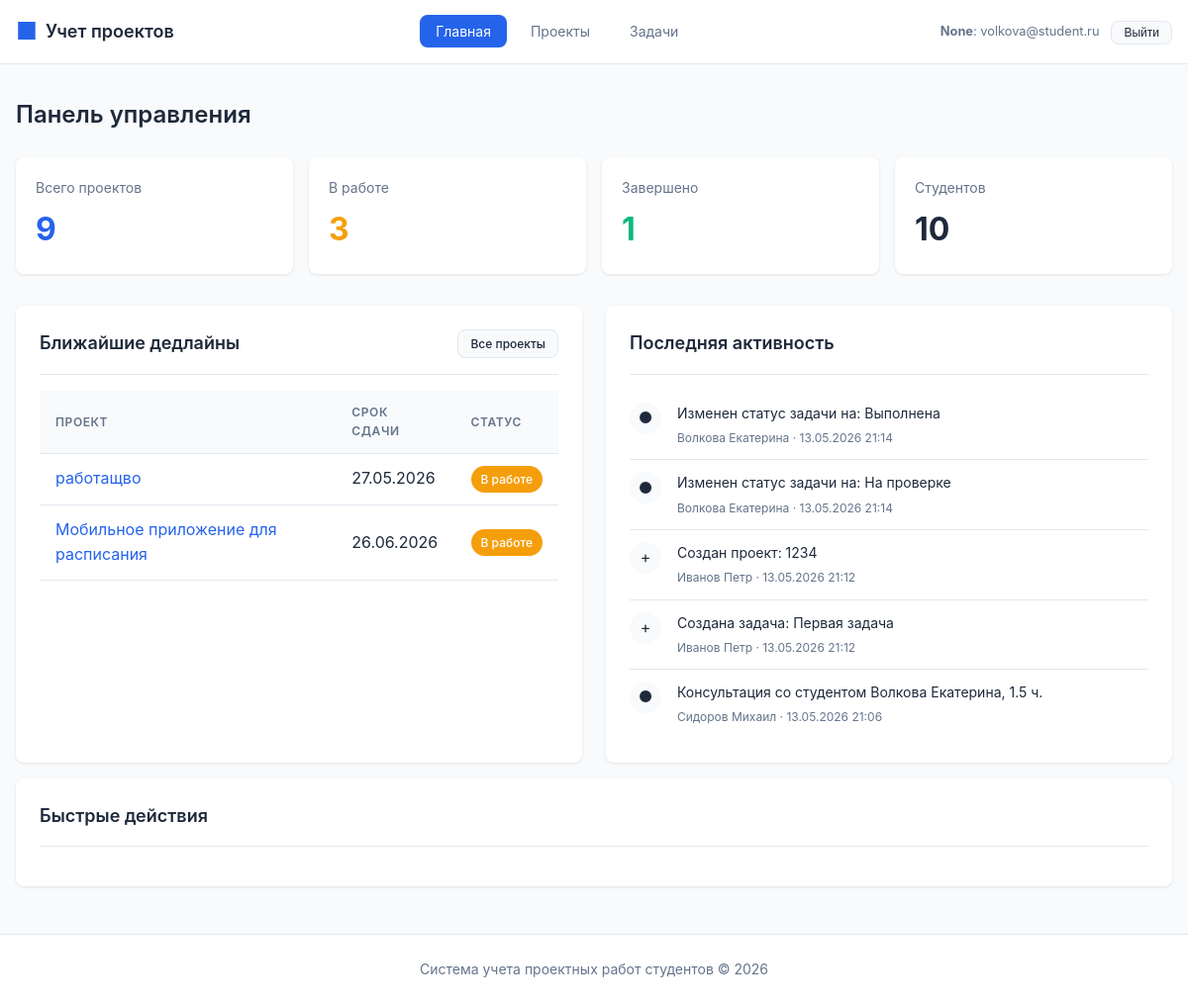
The page / (signed in) on the database its author committed.
### tables this page shows
CREATE TABLE project (
    id INTEGER PRIMARY KEY AUTOINCREMENT,
    title TEXT NOT NULL,
    description TEXT,
    start_date TEXT NOT NULL,
    end_date TEXT NOT NULL,
    status_id INTEGER REFERENCES project_status(id) ON DELETE SET NULL,
    supervisor_id INTEGER REFERENCES teacher(id) ON DELETE SET NULL,
    created_at TEXT DEFAULT CURRENT_TIMESTAMP,
    updated_at TEXT DEFAULT CURRENT_TIMESTAMP,
    CONSTRAINT valid_dates CHECK (end_date >= start_date)
);

CREATE TABLE project_status (
    id INTEGER PRIMARY KEY AUTOINCREMENT,
    name TEXT NOT NULL UNIQUE,
    description TEXT,
    color TEXT DEFAULT '#6B7280'
);

CREATE TABLE activity_feed (
    id INTEGER PRIMARY KEY AUTOINCREMENT,
    action_type TEXT NOT NULL,
    description TEXT NOT NULL,
    project_id INTEGER REFERENCES project(id) ON DELETE CASCADE,
    task_id INTEGER REFERENCES task(id) ON DELETE SET NULL,
    actor_student_id INTEGER REFERENCES student(id) ON DELETE SET NULL,
    actor_teacher_id INTEGER REFERENCES teacher(id) ON DELETE SET NULL,
    created_at TEXT DEFAULT CURRENT_TIMESTAMP
);

### routes/main.py (the view, shortened to what this page needs)
@main_bp.route('/')
def index():
    current_user = g.current_user
    user_role = current_user.get("role") if current_user else None
    is_teacher = user_role == ROLE_TEACHER
    is_student = user_role == ROLE_STUDENT
    teacher_id = current_user.get("id") if is_teacher else None
    student_id = current_user.get("id") if is_student else None
    if is_teacher:
        projects_stats = execute_query(
            """
            SELECT
                COUNT(*) as total,
                SUM(CASE WHEN ps.name = 'В работе' THEN 1 ELSE 0 END) as in_progress,
                SUM(CASE WHEN ps.name = 'Завершен' THEN 1 ELSE 0 END) as completed,
                SUM(CASE WHEN ps.name = 'Планирование' THEN 1 ELSE 0 END) as planning
            FROM project p
            LEFT JOIN project_status ps ON p.status_id = ps.id
            WHERE p.supervisor_id = %s
            """,
            (teacher_id,),
            fetch_one=True,
        )
        tasks_stats = execute_query(
            """
            SELECT
                COUNT(*) as total,
                SUM(CASE WHEN ts.name = 'В работе' THEN 1 ELSE 0 END) as in_progress,
                SUM(CASE WHEN ts.name = 'Выполнена' THEN 1 ELSE 0 END) as completed
            FROM task t
            LEFT JOIN task_status ts ON t.status_id = ts.id
            JOIN project p ON t.project_id = p.id
            WHERE p.supervisor_id = %s
            """,
            (teacher_id,),
            fetch_one=True,
        )
        people_stats = execute_query(
            """
            SELECT
                COUNT(DISTINCT pt.student_id) as students,
                1 as teachers
            FROM project p
            LEFT JOIN project_team pt ON pt.project_id = p.id
            WHERE p.supervisor_id = %s
            """,
            (teacher_id,),
            fetch_one=True,
        )
        activities = execute_query(
            """
            SELECT
                af.action_type,
                af.description,
                af.created_at,
                p.title as project_title,
                COALESCE(
                    s.last_name || ' ' || s.first_name,
                    t.last_name || ' ' || t.first_name
                ) as actor_name
            FROM activity_feed af
            JOIN project p ON af.project_id = p.id
            LEFT JOIN student s ON af.actor_student_id = s.id
            LEFT JOIN teacher t ON af.actor_teacher_id = t.id
            WHERE p.supervisor_id = %s
            ORDER BY af.created_at DESC
            LIMIT 5
            """,
            (teacher_id,),
            fetch_all=True,
        )
        upcoming_deadlines = execute_query(
            """
            SELECT
                p.id,
                p.title,
                p.end_date,
                ps.name as status,
                ps.color as status_color,
                t.last_name || ' ' || t.first_name as supervisor_name
            FROM project p
            LEFT JOIN project_status ps ON p.status_id = ps.id
            LEFT JOIN teacher t ON p.supervisor_id = t.id
            WHERE p.end_date >= CURRENT_DATE AND p.supervisor_id = %s
            ORDER BY p.end_date ASC
            LIMIT 5
            """,
            (teacher_id,),
            fetch_all=True,
        )
    else:
        projects_stats = execute_query("""
            SELECT
                COUNT(*) as total,
                SUM(CASE WHEN ps.name = 'В работе' THEN 1 ELSE 0 END) as in_progress,
                SUM(CASE WHEN ps.name = 'Завершен' THEN 1 ELSE 0 END) as completed,
                SUM(CASE WHEN ps.name = 'Планирование' THEN 1 ELSE 0 END) as planning
            FROM project p
            LEFT JOIN project_status ps ON p.status_id = ps.id
        """, fetch_one=True)
        tasks_stats = execute_query("""
            SELECT
                COUNT(*) as total,
                SUM(CASE WHEN ts.name = 'В работе' THEN 1 ELSE 0 END) as in_progress,
                SUM(CASE WHEN ts.name = 'Выполнена' THEN 1 ELSE 0 END) as completed
            FROM task t
            LEFT JOIN task_status ts ON t.status_id = ts.id
        """, fetch_one=True)
        people_stats = execute_query("""
            SELECT
                (SELECT COUNT(*) FROM student) as students,
                (SELECT COUNT(*) FROM teacher) as teachers
        """, fetch_one=True)
        activities = execute_query("""
            SELECT
                af.action_type,
                af.description,
                af.created_at,
                p.title as project_title,
                COALESCE(
                    s.last_name || ' ' || s.first_name,
                    t.last_name || ' ' || t.first_name
                ) as actor_name
            FROM activity_feed af
            LEFT JOIN project p ON af.project_id = p.id
            LEFT JOIN student s ON af.actor_student_id = s.id
            LEFT JOIN teacher t ON af.actor_teacher_id = t.id
            ORDER BY af.created_at DESC
            LIMIT 5
        """, fetch_all=True)
        upcoming_deadlines = execute_query("""
            SELECT
                p.id,
                p.title,
                p.end_date,
                ps.name as status,
                ps.color as status_color,
                t.last_name || ' ' || t.first_name as supervisor_name
            FROM project p
            LEFT JOIN project_status ps ON p.status_id = ps.id
            LEFT JOIN teacher t ON p.supervisor_id = t.id
            WHERE p.end_date >= CURRENT_DATE
            ORDER BY p.end_date ASC
            LIMIT 5
        """, fetch_all=True)
    return render_template('index.html',
                         projects_stats=projects_stats,
                         tasks_stats=tasks_stats,
                         people_stats=people_stats,
                         activities=activities,
                         upcoming_deadlines=upcoming_deadlines,
                         is_student_dashboard=is_student)

### database.py (called while the page is built, shortened)
def _parse_db_value(key, value):
    if not isinstance(value, str):
        return value
    if key.endswith("_at"):
        try:
            return datetime.fromisoformat(value)
        except ValueError:
            return value
    if key.endswith("_date") or key in DATE_FIELDS:
        try:
            return date.fromisoformat(value)
        except ValueError:
            return value
    return value

def _normalize_row(row):
    raw = dict(row)
    return {key: _parse_db_value(key, value) for key, value in raw.items()}

def get_db_connection():
    conn = sqlite3.connect(Config.SQLITE_PATH)
    conn.row_factory = sqlite3.Row
    conn.execute("PRAGMA foreign_keys = ON")
    return conn

def execute_query(query, params=None, fetch_one=False, fetch_all=False, commit=False):
    conn = get_db_connection()
    cursor = conn.cursor()
    result = None
    try:
        sqlite_query = query.replace("%s", "?")
        cursor.execute(sqlite_query, params or ())
        if fetch_one:
            row = cursor.fetchone()
            result = _normalize_row(row) if row else None
        elif fetch_all:
            result = [_normalize_row(row) for row in cursor.fetchall()]
    except Exception as e:
        conn.rollback()
        raise e
    finally:
        cursor.close()
        conn.close()
    return result

### templates/index.html (shortened to what this page needs)
{% extends 'base.html' %}
{% block content %}
<div class="page-header">
    <h1 class="page-title">Панель управления</h1>
</div>
<div class="stats-grid">
    <div class="stat-card">
        <div class="stat-label">{% if is_student_dashboard %}Моих проектов{% else %}Всего проектов{% endif %}</div>
        <div class="stat-value primary">{{ projects_stats.total or 0 }}</div>
    </div>
    <div class="stat-card">
        <div class="stat-label">{% if is_student_dashboard %}Моих задач{% else %}В работе{% endif %}</div>
        <div class="stat-value warning">{% if is_student_dashboard %}{{ tasks_stats.total or 0 }}{% else %}{{ projects_stats.in_progress or 0 }}{% endif %}</div>
    </div>
    <div class="stat-card">
        <div class="stat-label">{% if is_student_dashboard %}Завершенных задач{% else %}Завершено{% endif %}</div>
        <div class="stat-value success">{% if is_student_dashboard %}{{ tasks_stats.completed or 0 }}{% else %}{{ projects_stats.completed or 0 }}{% endif %}</div>
    </div>
    <div class="stat-card">
        <div class="stat-label">{% if is_student_dashboard %}Однокомандников{% else %}Студентов{% endif %}</div>
        <div class="stat-value">{{ people_stats.students or 0 }}</div>
    </div>
</div>
<div class="detail-grid">
    <div class="card">
        <div class="card-header">
            <h2 class="card-title">{% if is_student_dashboard %}Мои ближайшие дедлайны{% else %}Ближайшие дедлайны{% endif %}</h2>
            <a href="{{ url_for('tasks.list_tasks') if is_student_dashboard else url_for('projects.list_projects') }}" class="btn btn-secondary btn-sm">
                {% if is_student_dashboard %}Все задачи{% else %}Все проекты{% endif %}
            </a>
        </div>
        {% if upcoming_deadlines %}
        <div class="table-container">
            <table>
                <thead>
                    <tr>
                        <th>{% if is_student_dashboard %}Задача{% else %}Проект{% endif %}</th>
                        <th>Срок сдачи</th>
                        <th>Статус</th>
                    </tr>
                </thead>
                <tbody>
                    {% for project in upcoming_deadlines %}
                    <tr>
                        <td>
                            <a href="{{ url_for('tasks.view_task', task_id=project.id) if is_student_dashboard else url_for('projects.view_project', project_id=project.id) }}" class="link">
                                {{ project.title }}
                            </a>
                        </td>
                        <td>{{ project.end_date.strftime('%d.%m.%Y') if project.end_date else '-' }}</td>
                        <td>
                            <span class="badge badge-status" style="background-color: {{ project.status_color or '#6B7280' }}">
                                {{ project.status or 'Не указан' }}
                            </span>
                        </td>
                    </tr>
                    {% endfor %}
                </tbody>
            </table>
        </div>
        {% else %}
        <div class="empty-state">
            <p>Нет предстоящих дедлайнов</p>
        </div>
        {% endif %}
    </div>
    <div class="card">
        <div class="card-header">
            <h2 class="card-title">Последняя активность</h2>
        </div>
        {% if activities %}
        <ul class="activity-list">
            {% for activity in activities %}
            <li class="activity-item">
                <div class="activity-icon">
                    {% if 'created' in activity.action_type %}
                    &#43;
                    {% elif 'completed' in activity.action_type %}
                    &#10003;
                    {% else %}
                    &#9679;
                    {% endif %}
                </div>
                <div class="activity-content">
                    <div class="activity-text">{{ activity.description }}</div>
                    <div class="activity-time">
                        {{ activity.actor_name or 'Система' }} &middot;
                        {{ activity.created_at.strftime('%d.%m.%Y %H:%M') if activity.created_at else '' }}
                    </div>
                </div>
            </li>
            {% endfor %}
        </ul>
        {% else %}
        <div class="empty-state">
            <p>Нет записей активности</p>
        </div>
        {% endif %}
    </div>
</div>
<div class="card">
    <div class="card-header">
        <h2 class="card-title">Быстрые действия</h2>
    </div>
</div>
{% endblock %}

### static/style.css (style rules this page uses)
* { margin: 0; padding: 0; box-sizing: border-box; }
:root { --primary: #2563eb; --primary-dark: #1d4ed8; --secondary: #64748b; --success: #10b981; --warning: #f59e0b; --danger: #ef4444; --background: #f8fafc; --surface: #ffffff; --text: #1e293b; --text-secondary: #64748b; --border: #e2e8f0; --shadow: 0 1px 3px rgba(0,0,0,0.1); --shadow-lg: 0 4px 6px rgba(0,0,0,0.1); --radius: 8px; }
body { font-family: -apple-system, BlinkMacSystemFont, 'Segoe UI', Roboto, 'Helvetica Neue', Arial, sans-serif; background-color: var(--background); color: var(--text); line-height: 1.6; min-height: 100vh; display: flex; flex-direction: column; }
.page-header { display: flex; align-items: center; justify-content: space-between; margin-bottom: 1.5rem; flex-wrap: wrap; gap: 1rem; }
.page-title { font-size: 1.5rem; font-weight: 600; color: var(--text); }
.card { background: var(--surface); border-radius: var(--radius); box-shadow: var(--shadow); padding: 1.5rem; margin-bottom: 1rem; }
.card-header { display: flex; align-items: center; justify-content: space-between; margin-bottom: 1rem; padding-bottom: 1rem; border-bottom: 1px solid var(--border); }
.card-title { font-size: 1.125rem; font-weight: 600; }
.stats-grid { display: grid; grid-template-columns: repeat(auto-fit, minmax(200px, 1fr)); gap: 1rem; margin-bottom: 2rem; }
.stat-card { background: var(--surface); border-radius: var(--radius); box-shadow: var(--shadow); padding: 1.25rem; }
.stat-label { font-size: 0.875rem; color: var(--text-secondary); margin-bottom: 0.25rem; }
.stat-value { font-size: 2rem; font-weight: 700; color: var(--text); }
.stat-value.primary { color: var(--primary); }
.stat-value.success { color: var(--success); }
.stat-value.warning { color: var(--warning); }
.table-container { overflow-x: auto; }
table { width: 100%; border-collapse: collapse; }
th, td { padding: 0.75rem 1rem; text-align: left; border-bottom: 1px solid var(--border); }
th { font-weight: 600; font-size: 0.75rem; text-transform: uppercase; letter-spacing: 0.05em; color: var(--text-secondary); background: var(--background); }
.btn { display: inline-flex; align-items: center; gap: 0.5rem; padding: 0.5rem 1rem; font-size: 0.875rem; font-weight: 500; border-radius: var(--radius); border: none; cursor: pointer; text-decoration: none; transition: all 0.2s; }
.btn-secondary { background: var(--background); color: var(--text); border: 1px solid var(--border); }
.btn-sm { padding: 0.25rem 0.75rem; font-size: 0.75rem; }
.badge { display: inline-flex; align-items: center; padding: 0.25rem 0.625rem; font-size: 0.75rem; font-weight: 500; border-radius: 9999px; white-space: nowrap; }
.badge-status { color: white; }
.activity-list { list-style: none; }
.activity-item { display: flex; gap: 1rem; padding: 0.75rem 0; border-bottom: 1px solid var(--border); }
.activity-item:last-child { border-bottom: none; }
.activity-icon { width: 32px; height: 32px; border-radius: 50%; background: var(--background); display: flex; align-items: center; justify-content: center; flex-shrink: 0; }
.activity-content { flex: 1; }
.activity-text { font-size: 0.875rem; color: var(--text); }
.activity-time { font-size: 0.75rem; color: var(--text-secondary); margin-top: 0.25rem; }
.link { color: var(--primary); text-decoration: none; }
.detail-grid { display: grid; grid-template-columns: repeat(auto-fit, minmax(250px, 1fr)); gap: 1.5rem; }

### rows shown on the page
project: title "работащво", end_date "27.05.2026", name "В работе"
project: title "Мобильное приложение для расписания", end_date "26.06.2026", name "В работе"
activity_feed: description "Изменен статус задачи на: Выполнена", actor_name "Волкова Екатерина", created_at "13.05.2026 21:14"
activity_feed: description "Изменен статус задачи на: На проверке", actor_name "Волкова Екатерина", created_at "13.05.2026 21:14"
activity_feed: description "Создан проект: 1234", actor_name "Иванов Петр", created_at "13.05.2026 21:12"
activity_feed: description "Создана задача: Первая задача", actor_name "Иванов Петр", created_at "13.05.2026 21:12"
activity_feed: description "Консультация со студентом Волкова Екатерина, 1.5 ч.", actor_name "Сидоров Михаил", created_at "13.05.2026 21:06"

### other values the page prints
{{ current_user.role_label }} "None"
{{ current_user.name }} "volkova@student.ru"
{{ projects_stats.total or 0 }} "9"
{{ projects_stats.in_progress or 0 }} "3"
{{ projects_stats.completed or 0 }} "1"
{{ people_stats.students or 0 }} "10"
